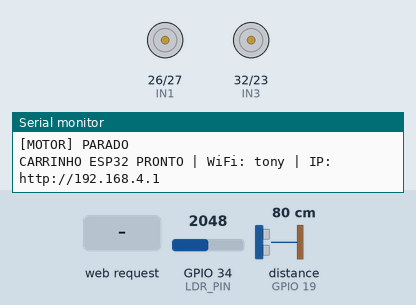
This sketch was run on a simulated ESP32. On the bench: motor-driver pin pairs drawn as motors (green arrow = first pin HIGH = forward, orange = second pin HIGH = backward, longer = more drive, scaled by the enable pin), the last lines printed to the serial monitor. Wiring (inferred from the names in the program): ultrasonic range finder: trigger GPIO 18; echo GPIO 19. The inputs (shaded band) are chosen by the test bench; at power-on: GPIO 34 (LDR_PIN) = 2048, distance to the obstacle (sensor on GPIO 19) 80 cm. The echo pulse lasts 58.3 µs per cm.

Above: at 2.2 s.
2.3 s: HTTP request GET /frente received
At 3.2 s:
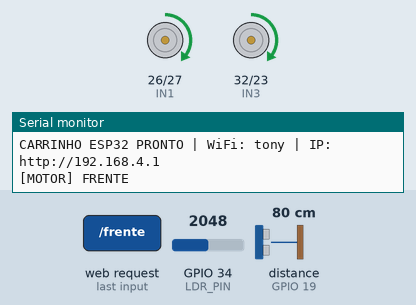
3.8 s: HTTP request GET /tras received
At 4.5 s:
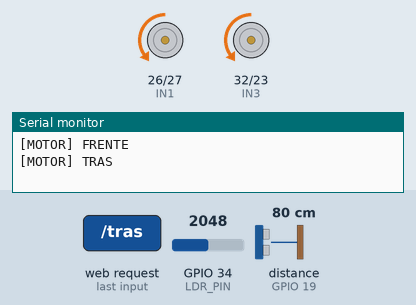
5.3 s: HTTP request GET /esquerda received
At 6.5 s:
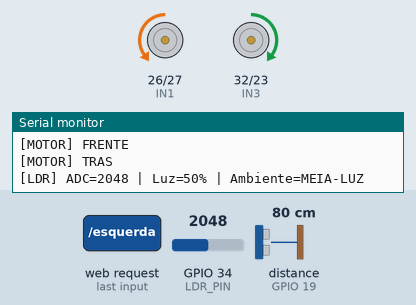
6.8 s: HTTP request GET /direita received
At 7.8 s:
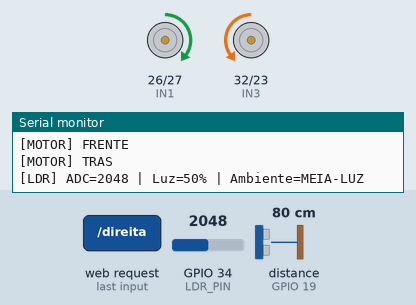
8.3 s: GPIO 34 (LDR_PIN) set to 2591
9.8 s: GPIO 34 (LDR_PIN) set to 2733
Timing chart, 0 to 12.5 s (numbered marks = the images above; inputs shaded):
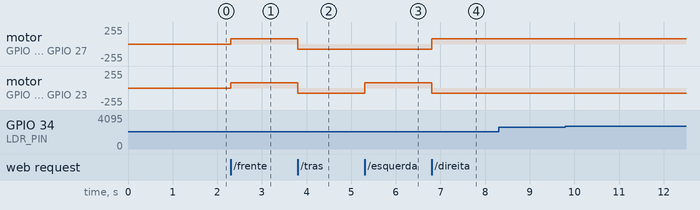

The sketch:

carrinho_robo_v0_3.ino
```cpp
#include <WiFi.h>
#include <WebServer.h>
#include <DNSServer.h>

const char* ssid = "tony";
const char* password = "stark369";
IPAddress local_IP(192, 168, 4, 1);
IPAddress gateway(192, 168, 4, 1);
IPAddress subnet(255, 255, 255, 0);
WebServer server(80);
DNSServer dnsServer;

#define ENA 25
#define IN1 26
#define IN2 27
#define ENB 33
#define IN3 32
#define IN4 23
#define TRIG 18
#define ECHO 19
#define LDR_PIN 34

int velocidade = 80;
const float DISTANCIA_BLOQUEIO_RE = 5.0;
const unsigned long INTERVALO_LOG_LDR = 5000;
String estado = "PARADO";
float distanciaAtual = -1;
int leituraLDR = 0;
int luminosidade = 0;

float medirDistancia() {
  digitalWrite(TRIG, LOW); delayMicroseconds(2);
  digitalWrite(TRIG, HIGH); delayMicroseconds(10);
  digitalWrite(TRIG, LOW);
  long duracao = pulseIn(ECHO, HIGH, 30000);
  if (duracao == 0) return -1;
  float distancia = duracao * 0.0343 / 2.0;
  if (distancia < 2 || distancia > 400) return -1;
  return distancia;
}

void lerLuminosidade() {
  long soma = 0;
  for (int i = 0; i < 10; i++) { soma += analogRead(LDR_PIN); delayMicroseconds(200); }
  leituraLDR = soma / 10;
  luminosidade = constrain(map(leituraLDR, 0, 4095, 0, 100), 0, 100);
}

void aplicarVelocidade() { analogWrite(ENA, velocidade); analogWrite(ENB, velocidade); }
void parar() {
  digitalWrite(IN1, LOW); digitalWrite(IN2, LOW); digitalWrite(IN3, LOW); digitalWrite(IN4, LOW);
  analogWrite(ENA, 0); analogWrite(ENB, 0); estado = "PARADO"; Serial.println("[MOTOR] PARADO");
}
void frente() {
  digitalWrite(IN1, HIGH); digitalWrite(IN2, LOW); digitalWrite(IN3, HIGH); digitalWrite(IN4, LOW);
  aplicarVelocidade(); estado = "FRENTE"; Serial.println("[MOTOR] FRENTE");
}
void tras() {
  distanciaAtual = medirDistancia();
  if (distanciaAtual > 0 && distanciaAtual <= DISTANCIA_BLOQUEIO_RE) {
    parar(); estado = "RE_BLOQUEADA";
    Serial.print("[SEGURANCA] RE BLOQUEADA: "); Serial.print(distanciaAtual, 1); Serial.println(" cm"); return;
  }
  digitalWrite(IN1, LOW); digitalWrite(IN2, HIGH); digitalWrite(IN3, LOW); digitalWrite(IN4, HIGH);
  aplicarVelocidade(); estado = "TRAS"; Serial.println("[MOTOR] TRAS");
}
void esquerda() { digitalWrite(IN1, LOW); digitalWrite(IN2, HIGH); digitalWrite(IN3, HIGH); digitalWrite(IN4, LOW); aplicarVelocidade(); estado="ESQUERDA"; }
void direita() { digitalWrite(IN1, HIGH); digitalWrite(IN2, LOW); digitalWrite(IN3, LOW); digitalWrite(IN4, HIGH); aplicarVelocidade(); estado="DIREITA"; }

String pagina() {
return R"rawliteral(
<!DOCTYPE html><html lang="pt-BR"><head><meta charset="UTF-8"><meta name="viewport" content="width=device-width,initial-scale=1,maximum-scale=1,user-scalable=no"><title>Carrinho ESP32</title>
<style>*{box-sizing:border-box;touch-action:manipulation}:root{--fundo:#101010;--card:#1d1d1d;--texto:#fff;--secundario:#aaa}body{margin:0;padding:15px;background:var(--fundo);color:var(--texto);font-family:Arial,sans-serif;text-align:center;transition:.4s}body.claro{--fundo:#eee;--card:#fff;--texto:#111;--secundario:#555}body.escuro{--fundo:#101010;--card:#1d1d1d;--texto:#fff;--secundario:#aaa}.online{display:inline-block;padding:8px 18px;border-radius:20px;background:#143d20;color:#56ff7c;font-weight:bold}.luz,.distanciaBox{margin:12px auto;padding:14px;max-width:330px;background:var(--card);border-radius:16px}.distanciaNumero{font-size:55px;font-weight:bold}.temaBotao,.som{padding:10px 14px;margin:4px;border:0;border-radius:10px;background:#444;color:#fff}.temaAtivo,.som{background:#1565c0}.controle{display:grid;grid-template-columns:90px 90px 90px;grid-template-rows:90px 90px 90px;gap:10px;justify-content:center}.controle button{border:0;border-radius:20px;background:#333;color:#fff;font-size:32px}.frente{grid-column:2}.esquerda{grid-column:1;grid-row:2}.stop{grid-column:2;grid-row:2;background:#c62828!important;font-size:14px!important}.direita{grid-column:3;grid-row:2}.tras{grid-column:2;grid-row:3}.atencao{border:4px solid #ff9800}.perigo{background:#c62828!important}.critico{background:#d50000!important;animation:piscar .15s infinite}@keyframes piscar{50%{opacity:.35}}</style></head><body class="escuro">
<h1>Carrinho ESP32</h1><div class="online">● ONLINE</div><div class="luz"><div id="periodo">☀ DIA</div>Luminosidade: <strong id="luzValor">--</strong>%<br><small>ADC: <strong id="ldrRaw">--</strong></small></div>
<div><button id="autoBtn" class="temaBotao temaAtivo" onclick="tema('auto')">AUTO</button><button id="claroBtn" class="temaBotao" onclick="tema('claro')">CLARO</button><button id="escuroBtn" class="temaBotao" onclick="tema('escuro')">ESCURO</button></div>
<div class="distanciaBox" id="distanciaBox">DISTÂNCIA<div class="distanciaNumero" id="distancia">---</div>cm</div><div id="alerta"></div><p>Estado: <strong id="estado">PARADO</strong></p><button id="somBotao" class="som" onclick="toggleSom()">🔇 ATIVAR ALERTA SONORO</button>
<div class="controle"><button class="frente" onpointerdown="mover('frente')" onpointerup="parar()">▲</button><button class="esquerda" onpointerdown="mover('esquerda')" onpointerup="parar()">◀</button><button class="stop" onclick="parar()">PARAR</button><button class="direita" onpointerdown="mover('direita')" onpointerup="parar()">▶</button><button class="tras" onpointerdown="mover('tras')" onpointerup="parar()">▼</button></div><h3>Velocidade</h3><input id="slider" type="range" min="40" max="140" value="80"><p>PWM: <strong id="valor">80</strong>/255</p>
<script>let modoTema='auto',somAtivo=false,audioCtx=null,beepTimer=null,osciladorContinuo=null,ultimaFaixaSom=-1,ultimoEstadoSom='';function mover(d){fetch('/'+d)}function parar(){fetch('/parar')}slider.oninput=function(){valor.innerText=this.value;fetch('/velocidade?valor='+this.value)};function toggleSom(){somAtivo=!somAtivo;if(somAtivo){if(!audioCtx)audioCtx=new(window.AudioContext||window.webkitAudioContext)();audioCtx.resume();somBotao.innerText='🔊 ALERTA SONORO ATIVO'}else{pararSom();somBotao.innerText='🔇 ATIVAR ALERTA SONORO'}}function beep(d=80){if(!somAtivo||!audioCtx)return;let o=audioCtx.createOscillator(),g=audioCtx.createGain();o.frequency.value=900;g.gain.value=.12;o.connect(g);g.connect(audioCtx.destination);o.start();setTimeout(()=>o.stop(),d)}function pararSom(){if(beepTimer){clearTimeout(beepTimer);beepTimer=null}if(osciladorContinuo){try{osciladorContinuo.stop()}catch(e){}osciladorContinuo=null}}function atualizarSom(d){pararSom();let e=estado.innerText;if(e!=='TRAS'&&e!=='RE_BLOQUEADA'||!somAtivo||d<0||d>100)return;if(d<=5){osciladorContinuo=audioCtx.createOscillator();let g=audioCtx.createGain();osciladorContinuo.frequency.value=1100;g.gain.value=.12;osciladorContinuo.connect(g);g.connect(audioCtx.destination);osciladorContinuo.start();return}let i=d<=15?100:d<=25?180:d<=40?300:d<=60?600:1100;function c(){if(!somAtivo)return;beep();beepTimer=setTimeout(c,i)}c()}function tema(n){modoTema=n;['auto','claro','escuro'].forEach(x=>document.getElementById(x+'Btn').classList.remove('temaAtivo'));document.getElementById(n+'Btn').classList.add('temaAtivo');aplicarTema()}function aplicarTema(){let c=modoTema==='claro'||(modoTema==='auto'&&parseInt(luzValor.innerText)>=45);document.body.className=c?'claro':'escuro'}function faixa(d){return d<0||d>100?0:d<=5?6:d<=15?5:d<=25?4:d<=40?3:d<=60?2:1}setInterval(()=>fetch('/status').then(r=>r.json()).then(d=>{estado.innerText=d.estado;valor.innerText=d.velocidade;distancia.innerText=d.distancia<0?'---':d.distancia.toFixed(1);distanciaBox.className='distanciaBox '+(d.distancia<=5?'critico':d.distancia<=40?'perigo':d.distancia<=100?'atencao':'');alerta.innerText=d.distancia>0&&d.distancia<=5?'⚠ RÉ BLOQUEADA: 5 cm OU MENOS!':'';let f=faixa(d.distancia);if(f!==ultimaFaixaSom||d.estado!==ultimoEstadoSom){ultimaFaixaSom=f;ultimoEstadoSom=d.estado;atualizarSom(d.distancia)}luzValor.innerText=d.luz;ldrRaw.innerText=d.ldr;periodo.innerText=d.luz>=65?'☀ DIA':d.luz>=30?'🌤 MEIA-LUZ':'🌙 NOITE';if(modoTema==='auto')aplicarTema()}),250);window.onblur=parar;document.onvisibilitychange=()=>{if(document.hidden)parar()}</script></body></html>
)rawliteral";
}

void setup(){
  Serial.begin(115200); delay(1000);
  pinMode(ENA,OUTPUT);pinMode(IN1,OUTPUT);pinMode(IN2,OUTPUT);pinMode(ENB,OUTPUT);pinMode(IN3,OUTPUT);pinMode(IN4,OUTPUT);pinMode(TRIG,OUTPUT);pinMode(ECHO,INPUT);pinMode(LDR_PIN,INPUT);digitalWrite(TRIG,LOW);parar();
  WiFi.mode(WIFI_AP);WiFi.softAPConfig(local_IP,gateway,subnet);WiFi.softAP(ssid,password);dnsServer.start(53,"*",local_IP);
  server.on("/",[](){server.send(200,"text/html",pagina());});server.on("/frente",[](){frente();server.send(200,"text/plain","OK");});server.on("/tras",[](){tras();server.send(200,"text/plain","OK");});server.on("/esquerda",[](){esquerda();server.send(200,"text/plain","OK");});server.on("/direita",[](){direita();server.send(200,"text/plain","OK");});server.on("/parar",[](){parar();server.send(200,"text/plain","OK");});server.on("/velocidade",[](){if(server.hasArg("valor")){velocidade=constrain(server.arg("valor").toInt(),0,255);if(estado!="PARADO"&&estado!="RE_BLOQUEADA")aplicarVelocidade();}server.send(200,"text/plain",String(velocidade));});server.on("/status",[](){String j="{\"estado\":\""+estado+"\",\"velocidade\":"+String(velocidade)+",\"distancia\":"+String(distanciaAtual,1)+",\"luz\":"+String(luminosidade)+",\"ldr\":"+String(leituraLDR)+"}";server.send(200,"application/json",j);});server.onNotFound([](){server.sendHeader("Location","http://192.168.4.1",true);server.send(302,"text/plain","");});server.begin();
  Serial.println("CARRINHO ESP32 PRONTO | WiFi: tony | IP: http://192.168.4.1");
}
void loop(){
  dnsServer.processNextRequest();server.handleClient();static unsigned long ultimoSensor=0;if(millis()-ultimoSensor>=100){ultimoSensor=millis();distanciaAtual=medirDistancia();if(estado=="TRAS"&&distanciaAtual>0&&distanciaAtual<=DISTANCIA_BLOQUEIO_RE){parar();estado="RE_BLOQUEADA";Serial.print("[SEGURANCA] RE BLOQUEADA: ");Serial.print(distanciaAtual,1);Serial.println(" cm");}lerLuminosidade();static unsigned long ultimoLogLDR=0;if(millis()-ultimoLogLDR>=INTERVALO_LOG_LDR){ultimoLogLDR=millis();Serial.print("[LDR] ADC=");Serial.print(leituraLDR);Serial.print(" | Luz=");Serial.print(luminosidade);Serial.print("% | Ambiente=");if(luminosidade>=65)Serial.println("DIA");else if(luminosidade>=30)Serial.println("MEIA-LUZ");else Serial.println("NOITE");}}
}
```

Measured:
- after the input at 2.3 s, motor on GPIO 26 (IN1) / GPIO 27 (IN2), motor on GPIO 32 (IN3) / GPIO 23 (IN4): stopped → forward 80/255 at once
- after the input at 3.8 s, motor on GPIO 26 (IN1) / GPIO 27 (IN2), motor on GPIO 32 (IN3) / GPIO 23 (IN4): forward 80/255 → backward 80/255 at once
- after the input at 5.3 s, motor on GPIO 32 (IN3) / GPIO 23 (IN4): backward 80/255 → forward 80/255 at once
- after the input at 6.8 s, motor on GPIO 26 (IN1) / GPIO 27 (IN2): backward 80/255 → forward 80/255 at once; motor on GPIO 32 (IN3) / GPIO 23 (IN4): forward 80/255 → backward 80/255 at once
- after the input at 8.3 s, every drawn part: stays the same
